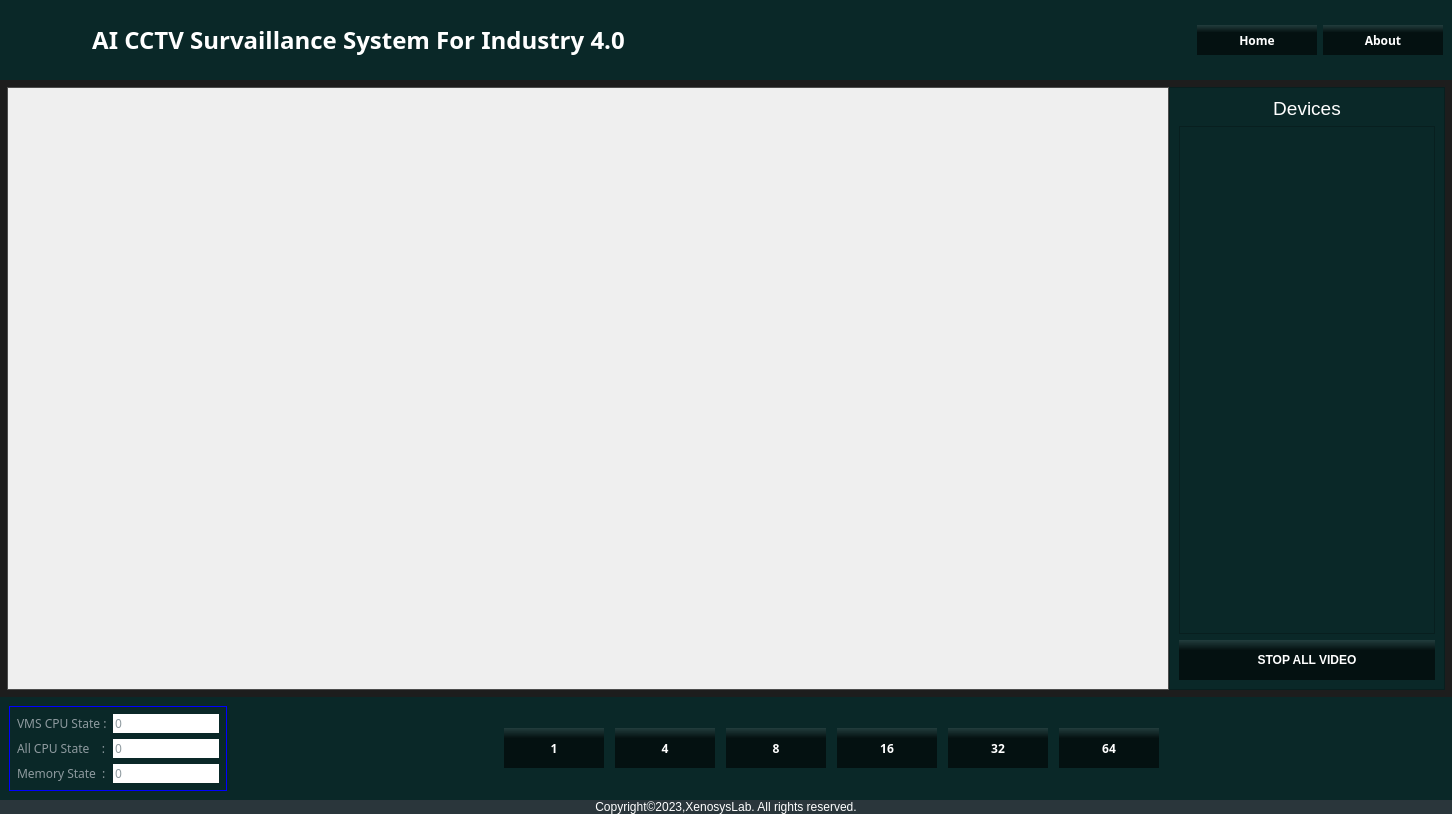
<?xml version="1.0" encoding="UTF-8"?>
<ui version="4.0">
 <class>Live_view</class>
 <widget class="QWidget" name="Live_view">
  <property name="geometry">
   <rect>
    <x>0</x>
    <y>0</y>
    <width>1452</width>
    <height>814</height>
   </rect>
  </property>
  <property name="minimumSize">
   <size>
    <width>1300</width>
    <height>800</height>
   </size>
  </property>
  <property name="windowTitle">
   <string>Form</string>
  </property>
  <property name="windowIcon">
   <iconset resource="../graphics/resource.qrc">
    <normaloff>:/icon/icon/icons8_artificial_intelligence_32.png</normaloff>:/icon/icon/icons8_artificial_intelligence_32.png</iconset>
  </property>
  <property name="styleSheet">
   <string notr="true">QWidget#Live_view{
background:#1d1d1d;
}</string>
  </property>
  <layout class="QVBoxLayout" name="verticalLayout_2">
   <property name="spacing">
    <number>0</number>
   </property>
   <property name="leftMargin">
    <number>0</number>
   </property>
   <property name="topMargin">
    <number>0</number>
   </property>
   <property name="rightMargin">
    <number>0</number>
   </property>
   <property name="bottomMargin">
    <number>0</number>
   </property>
   <item>
    <widget class="QWidget" name="widget" native="true">
     <property name="minimumSize">
      <size>
       <width>1440</width>
       <height>80</height>
      </size>
     </property>
     <property name="maximumSize">
      <size>
       <width>16777215</width>
       <height>80</height>
      </size>
     </property>
     <property name="styleSheet">
      <string notr="true">

*{
font-family: century gothic;
}
QWidget#widget{
background:rgb(10,40,40);
}
QPushButton{
background-color: qlineargradient(spread:pad, x1:0.482, y1:0.3, x2:0.482224, y2:0, stop:0.15 rgba(0, 0, 0, 147), stop:1 rgba(255, 255, 255, 25));
/*background:#2d89ef;*/
border-radius:0px;
color:white;
font-weight:bold;
}

QPushButton:hover{
border:1px solid rgba(45, 137, 239,100);
border-radius:0px;
color:white;
font-weight:bold;
}








</string>
     </property>
     <layout class="QHBoxLayout" name="horizontalLayout_5">
      <item>
       <layout class="QHBoxLayout" name="horizontalLayout_4">
        <property name="spacing">
         <number>20</number>
        </property>
        <property name="leftMargin">
         <number>7</number>
        </property>
        <property name="topMargin">
         <number>7</number>
        </property>
        <property name="rightMargin">
         <number>7</number>
        </property>
        <property name="bottomMargin">
         <number>7</number>
        </property>
        <item>
         <widget class="QLabel" name="label_2">
          <property name="sizePolicy">
           <sizepolicy hsizetype="Fixed" vsizetype="Fixed">
            <horstretch>0</horstretch>
            <verstretch>0</verstretch>
           </sizepolicy>
          </property>
          <property name="minimumSize">
           <size>
            <width>50</width>
            <height>50</height>
           </size>
          </property>
          <property name="maximumSize">
           <size>
            <width>50</width>
            <height>50</height>
           </size>
          </property>
          <property name="font">
           <font>
            <family>century gothic</family>
            <pointsize>18</pointsize>
            <weight>75</weight>
            <italic>false</italic>
            <bold>true</bold>
            <strikeout>false</strikeout>
           </font>
          </property>
          <property name="styleSheet">
           <string notr="true">background:none;</string>
          </property>
          <property name="frameShape">
           <enum>QFrame::NoFrame</enum>
          </property>
          <property name="lineWidth">
           <number>3</number>
          </property>
          <property name="text">
           <string/>
          </property>
          <property name="pixmap">
           <pixmap resource="../graphics/resource.qrc">:/icon/icon/icons8_artificial_intelligence_32.png</pixmap>
          </property>
          <property name="scaledContents">
           <bool>false</bool>
          </property>
         </widget>
        </item>
        <item>
         <widget class="QLabel" name="label">
          <property name="font">
           <font>
            <family>century gothic</family>
            <pointsize>18</pointsize>
            <weight>75</weight>
            <italic>false</italic>
            <bold>true</bold>
            <strikeout>false</strikeout>
           </font>
          </property>
          <property name="styleSheet">
           <string notr="true">color:white;
background:none;</string>
          </property>
          <property name="frameShape">
           <enum>QFrame::NoFrame</enum>
          </property>
          <property name="lineWidth">
           <number>3</number>
          </property>
          <property name="text">
           <string> AI CCTV Survaillance System For Industry 4.0</string>
          </property>
         </widget>
        </item>
       </layout>
      </item>
      <item>
       <spacer name="horizontalSpacer_4">
        <property name="orientation">
         <enum>Qt::Horizontal</enum>
        </property>
        <property name="sizeHint" stdset="0">
         <size>
          <width>718</width>
          <height>20</height>
         </size>
        </property>
       </spacer>
      </item>
      <item>
       <widget class="QPushButton" name="btn_home">
        <property name="sizePolicy">
         <sizepolicy hsizetype="Fixed" vsizetype="Fixed">
          <horstretch>0</horstretch>
          <verstretch>0</verstretch>
         </sizepolicy>
        </property>
        <property name="minimumSize">
         <size>
          <width>120</width>
          <height>30</height>
         </size>
        </property>
        <property name="maximumSize">
         <size>
          <width>120</width>
          <height>30</height>
         </size>
        </property>
        <property name="styleSheet">
         <string notr="true"/>
        </property>
        <property name="text">
         <string>Home</string>
        </property>
       </widget>
      </item>
      <item>
       <widget class="QPushButton" name="btn_about">
        <property name="sizePolicy">
         <sizepolicy hsizetype="Fixed" vsizetype="Fixed">
          <horstretch>120</horstretch>
          <verstretch>30</verstretch>
         </sizepolicy>
        </property>
        <property name="minimumSize">
         <size>
          <width>120</width>
          <height>30</height>
         </size>
        </property>
        <property name="text">
         <string>About</string>
        </property>
       </widget>
      </item>
     </layout>
    </widget>
   </item>
   <item>
    <layout class="QHBoxLayout" name="horizontalLayout_6">
     <property name="leftMargin">
      <number>7</number>
     </property>
     <property name="topMargin">
      <number>7</number>
     </property>
     <property name="rightMargin">
      <number>7</number>
     </property>
     <property name="bottomMargin">
      <number>7</number>
     </property>
     <item>
      <widget class="QScrollArea" name="scrollArea">
       <property name="sizePolicy">
        <sizepolicy hsizetype="Expanding" vsizetype="Expanding">
         <horstretch>0</horstretch>
         <verstretch>0</verstretch>
        </sizepolicy>
       </property>
       <property name="minimumSize">
        <size>
         <width>1000</width>
         <height>580</height>
        </size>
       </property>
       <property name="styleSheet">
        <string notr="true">QScrollArea#scrollArea{
background-color:rgb(100,100,100);
}</string>
       </property>
       <property name="sizeAdjustPolicy">
        <enum>QAbstractScrollArea::AdjustToContentsOnFirstShow</enum>
       </property>
       <property name="widgetResizable">
        <bool>true</bool>
       </property>
       <widget class="QWidget" name="scrollAreaWidgetContents">
        <property name="geometry">
         <rect>
          <x>0</x>
          <y>0</y>
          <width>1149</width>
          <height>588</height>
         </rect>
        </property>
        <property name="sizePolicy">
         <sizepolicy hsizetype="Expanding" vsizetype="Expanding">
          <horstretch>0</horstretch>
          <verstretch>0</verstretch>
         </sizepolicy>
        </property>
        <property name="minimumSize">
         <size>
          <width>1000</width>
          <height>580</height>
         </size>
        </property>
        <property name="layoutDirection">
         <enum>Qt::LeftToRight</enum>
        </property>
        <layout class="QGridLayout" name="gridLayout_2" rowstretch="0">
         <item row="0" column="0">
          <layout class="QGridLayout" name="layout">
           <property name="sizeConstraint">
            <enum>QLayout::SetMinAndMaxSize</enum>
           </property>
           <property name="spacing">
            <number>5</number>
           </property>
          </layout>
         </item>
        </layout>
       </widget>
      </widget>
     </item>
     <item>
      <widget class="QFrame" name="frame">
       <property name="sizePolicy">
        <sizepolicy hsizetype="Fixed" vsizetype="Preferred">
         <horstretch>0</horstretch>
         <verstretch>0</verstretch>
        </sizepolicy>
       </property>
       <property name="minimumSize">
        <size>
         <width>250</width>
         <height>0</height>
        </size>
       </property>
       <property name="maximumSize">
        <size>
         <width>16777215</width>
         <height>16777215</height>
        </size>
       </property>
       <property name="styleSheet">
        <string notr="true">background:rgb(10,40,40);</string>
       </property>
       <property name="frameShape">
        <enum>QFrame::StyledPanel</enum>
       </property>
       <property name="frameShadow">
        <enum>QFrame::Raised</enum>
       </property>
       <layout class="QVBoxLayout" name="verticalLayout">
        <item>
         <widget class="QLabel" name="label_3">
          <property name="font">
           <font>
            <pointsize>14</pointsize>
           </font>
          </property>
          <property name="styleSheet">
           <string notr="true">color:white;</string>
          </property>
          <property name="text">
           <string>Devices</string>
          </property>
          <property name="alignment">
           <set>Qt::AlignCenter</set>
          </property>
         </widget>
        </item>
        <item>
         <widget class="QListWidget" name="listView">
          <property name="maximumSize">
           <size>
            <width>16777215</width>
            <height>16777215</height>
           </size>
          </property>
          <property name="styleSheet">
           <string notr="true">color:white;</string>
          </property>
         </widget>
        </item>
        <item alignment="Qt::AlignHCenter">
         <widget class="QPushButton" name="btn_stop">
          <property name="sizePolicy">
           <sizepolicy hsizetype="Fixed" vsizetype="Fixed">
            <horstretch>0</horstretch>
            <verstretch>0</verstretch>
           </sizepolicy>
          </property>
          <property name="minimumSize">
           <size>
            <width>256</width>
            <height>40</height>
           </size>
          </property>
          <property name="maximumSize">
           <size>
            <width>256</width>
            <height>40</height>
           </size>
          </property>
          <property name="toolTip">
           <string>&lt;html&gt;&lt;head/&gt;&lt;body&gt;&lt;p&gt;Close All Videos&lt;/p&gt;&lt;/body&gt;&lt;/html&gt;</string>
          </property>
          <property name="statusTip">
           <string/>
          </property>
          <property name="whatsThis">
           <string/>
          </property>
          <property name="styleSheet">
           <string notr="true">QPushButton{
background-color: qlineargradient(spread:pad, x1:0.482, y1:0.3, x2:0.482224, y2:0, stop:0.15 rgba(0, 0, 0, 147), stop:1 rgba(255, 255, 255, 25));
/*background:#2d89ef;*/
border-radius:0px;
color:white;
font-weight:bold;
}

QPushButton:hover{
border:1px solid rgba(45, 137, 239,100);
border-radius:0px;
color:white;
font-weight:bold;
}
</string>
          </property>
          <property name="text">
           <string>STOP ALL VIDEO</string>
          </property>
         </widget>
        </item>
       </layout>
      </widget>
     </item>
    </layout>
   </item>
   <item>
    <widget class="QWidget" name="widget_2" native="true">
     <property name="styleSheet">
      <string notr="true">

*{
font-family: century gothic;
}
QLabel{
color:rgb(142, 154, 159);
background-color:none;
}
QLineEdit{
color:rgb(142, 154, 159);
background:none;
}
QWidget#widget_2{
background:rgb(10,40,40);
}
QPushButton{
background-color: qlineargradient(spread:pad, x1:0.482, y1:0.3, x2:0.482224, y2:0, stop:0.15 rgba(0, 0, 0, 147), stop:1 rgba(255, 255, 255, 25));
/*background:#2d89ef;*/
border-radius:0px;
color:white;
font-weight:bold;
}

QPushButton:hover{
border:1px solid rgba(45, 137, 239,100);
border-radius:0px;
color:white;
font-weight:bold;
}
</string>
     </property>
     <layout class="QHBoxLayout" name="horizontalLayout_3">
      <item>
       <widget class="QFrame" name="gridFrame_2">
        <property name="sizePolicy">
         <sizepolicy hsizetype="Fixed" vsizetype="Fixed">
          <horstretch>0</horstretch>
          <verstretch>0</verstretch>
         </sizepolicy>
        </property>
        <property name="styleSheet">
         <string notr="true">QFrame#gridFrame_2{
background:none;
border:1px solid blue;
}</string>
        </property>
        <layout class="QGridLayout" name="gridLayout">
         <property name="leftMargin">
          <number>7</number>
         </property>
         <property name="topMargin">
          <number>7</number>
         </property>
         <property name="rightMargin">
          <number>7</number>
         </property>
         <property name="bottomMargin">
          <number>7</number>
         </property>
         <item row="1" column="1">
          <widget class="QLineEdit" name="line_All_CPU">
           <property name="text">
            <string>0</string>
           </property>
           <property name="frame">
            <bool>false</bool>
           </property>
          </widget>
         </item>
         <item row="0" column="1">
          <widget class="QLineEdit" name="line_VMS_CPU">
           <property name="text">
            <string>0</string>
           </property>
           <property name="frame">
            <bool>false</bool>
           </property>
          </widget>
         </item>
         <item row="1" column="0">
          <widget class="QLabel" name="label_All_CPU">
           <property name="text">
            <string>All CPU State    :</string>
           </property>
          </widget>
         </item>
         <item row="0" column="0">
          <widget class="QLabel" name="label_VMS_CPU">
           <property name="text">
            <string>VMS CPU State :</string>
           </property>
          </widget>
         </item>
         <item row="2" column="0">
          <widget class="QLabel" name="label_Memory">
           <property name="text">
            <string>Memory State  :</string>
           </property>
          </widget>
         </item>
         <item row="2" column="1">
          <widget class="QLineEdit" name="line_Memory">
           <property name="text">
            <string>0</string>
           </property>
           <property name="frame">
            <bool>false</bool>
           </property>
          </widget>
         </item>
        </layout>
       </widget>
      </item>
      <item>
       <spacer name="horizontalSpacer">
        <property name="orientation">
         <enum>Qt::Horizontal</enum>
        </property>
        <property name="sizeType">
         <enum>QSizePolicy::Expanding</enum>
        </property>
        <property name="sizeHint" stdset="0">
         <size>
          <width>170</width>
          <height>20</height>
         </size>
        </property>
       </spacer>
      </item>
      <item alignment="Qt::AlignHCenter|Qt::AlignVCenter">
       <widget class="QFrame" name="frame_3">
        <property name="sizePolicy">
         <sizepolicy hsizetype="Fixed" vsizetype="Fixed">
          <horstretch>0</horstretch>
          <verstretch>0</verstretch>
         </sizepolicy>
        </property>
        <property name="minimumSize">
         <size>
          <width>650</width>
          <height>0</height>
         </size>
        </property>
        <property name="styleSheet">
         <string notr="true">border-radius:0px;</string>
        </property>
        <layout class="QHBoxLayout" name="horizontalLayout_2">
         <item>
          <layout class="QHBoxLayout" name="horizontalLayout">
           <property name="spacing">
            <number>11</number>
           </property>
           <item>
            <widget class="QPushButton" name="btn_cam1">
             <property name="sizePolicy">
              <sizepolicy hsizetype="Fixed" vsizetype="Fixed">
               <horstretch>0</horstretch>
               <verstretch>0</verstretch>
              </sizepolicy>
             </property>
             <property name="minimumSize">
              <size>
               <width>100</width>
               <height>40</height>
              </size>
             </property>
             <property name="maximumSize">
              <size>
               <width>100</width>
               <height>40</height>
              </size>
             </property>
             <property name="styleSheet">
              <string notr="true"/>
             </property>
             <property name="text">
              <string>1</string>
             </property>
             <property name="iconSize">
              <size>
               <width>40</width>
               <height>40</height>
              </size>
             </property>
            </widget>
           </item>
           <item>
            <widget class="QPushButton" name="btn_cam_4">
             <property name="sizePolicy">
              <sizepolicy hsizetype="Preferred" vsizetype="Preferred">
               <horstretch>0</horstretch>
               <verstretch>0</verstretch>
              </sizepolicy>
             </property>
             <property name="minimumSize">
              <size>
               <width>100</width>
               <height>40</height>
              </size>
             </property>
             <property name="maximumSize">
              <size>
               <width>100</width>
               <height>40</height>
              </size>
             </property>
             <property name="text">
              <string>4</string>
             </property>
            </widget>
           </item>
           <item>
            <widget class="QPushButton" name="btn_cam_8">
             <property name="sizePolicy">
              <sizepolicy hsizetype="Preferred" vsizetype="Preferred">
               <horstretch>0</horstretch>
               <verstretch>0</verstretch>
              </sizepolicy>
             </property>
             <property name="minimumSize">
              <size>
               <width>100</width>
               <height>40</height>
              </size>
             </property>
             <property name="maximumSize">
              <size>
               <width>100</width>
               <height>40</height>
              </size>
             </property>
             <property name="text">
              <string>8</string>
             </property>
            </widget>
           </item>
           <item>
            <widget class="QPushButton" name="btn_cam_16">
             <property name="sizePolicy">
              <sizepolicy hsizetype="Preferred" vsizetype="Preferred">
               <horstretch>0</horstretch>
               <verstretch>0</verstretch>
              </sizepolicy>
             </property>
             <property name="minimumSize">
              <size>
               <width>100</width>
               <height>40</height>
              </size>
             </property>
             <property name="maximumSize">
              <size>
               <width>100</width>
               <height>40</height>
              </size>
             </property>
             <property name="text">
              <string>16</string>
             </property>
            </widget>
           </item>
           <item>
            <widget class="QPushButton" name="btn_cam_32">
             <property name="sizePolicy">
              <sizepolicy hsizetype="Preferred" vsizetype="Preferred">
               <horstretch>0</horstretch>
               <verstretch>0</verstretch>
              </sizepolicy>
             </property>
             <property name="minimumSize">
              <size>
               <width>100</width>
               <height>40</height>
              </size>
             </property>
             <property name="maximumSize">
              <size>
               <width>100</width>
               <height>40</height>
              </size>
             </property>
             <property name="text">
              <string>32</string>
             </property>
            </widget>
           </item>
           <item>
            <widget class="QPushButton" name="btn_cam_64">
             <property name="sizePolicy">
              <sizepolicy hsizetype="Preferred" vsizetype="Preferred">
               <horstretch>0</horstretch>
               <verstretch>0</verstretch>
              </sizepolicy>
             </property>
             <property name="minimumSize">
              <size>
               <width>100</width>
               <height>40</height>
              </size>
             </property>
             <property name="maximumSize">
              <size>
               <width>100</width>
               <height>40</height>
              </size>
             </property>
             <property name="text">
              <string>64</string>
             </property>
            </widget>
           </item>
          </layout>
         </item>
        </layout>
       </widget>
      </item>
      <item>
       <spacer name="horizontalSpacer_2">
        <property name="orientation">
         <enum>Qt::Horizontal</enum>
        </property>
        <property name="sizeHint" stdset="0">
         <size>
          <width>40</width>
          <height>20</height>
         </size>
        </property>
       </spacer>
      </item>
      <item alignment="Qt::AlignRight">
       <widget class="QLabel" name="label_5">
        <property name="maximumSize">
         <size>
          <width>200</width>
          <height>50</height>
         </size>
        </property>
        <property name="text">
         <string/>
        </property>
        <property name="pixmap">
         <pixmap resource="../graphics/resource.qrc">:/icon/icon/Untitled-1.png</pixmap>
        </property>
        <property name="scaledContents">
         <bool>true</bool>
        </property>
       </widget>
      </item>
     </layout>
    </widget>
   </item>
   <item>
    <widget class="QLabel" name="label_4">
     <property name="font">
      <font>
       <pointsize>9</pointsize>
      </font>
     </property>
     <property name="styleSheet">
      <string notr="true">color:white;
background-color: rgb(42, 54, 59);</string>
     </property>
     <property name="text">
      <string>Copyright©2023,XenosysLab. All rights reserved.</string>
     </property>
     <property name="alignment">
      <set>Qt::AlignCenter</set>
     </property>
    </widget>
   </item>
  </layout>
 </widget>
 <resources>
  <include location="../graphics/resource.qrc"/>
 </resources>
 <connections/>
</ui>
